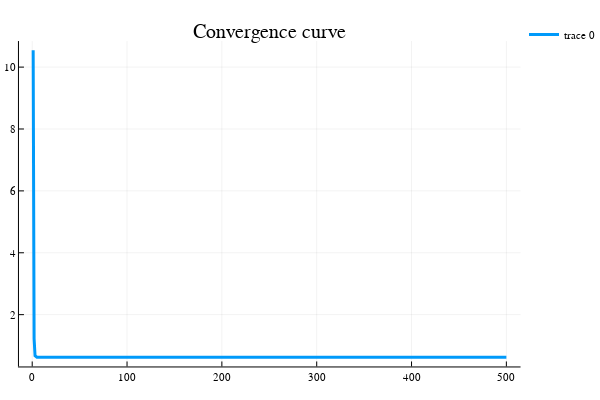

Notebook code cell kept with this figure:
### Code cell
#Initialisation
x = zeros(n, 1);
xbest = x;
i = 0;
fbest = 1000000; # $f_{best}^0$
histo = [];# Suite des itérés f_{best}^k 

alpha0 = 100;
itermax = 500;
beta = 0.5;

xp = x;
while i < itermax
    i = i + 1
    # Insérer votre code
    alphak = recherche_lineaire(alpha0, beta, xp, +Inf)
    #alphak = 1.e-2
    gradgk = gradg(xp, y, H, W)


    xp = proxh(xp - alphak * gradgk, lambda * alphak)

    fxp = evalf(xp, y, H, W, lambda)

    if fxp < fbest
        fbest = fxp
        xbest = xp
    end
    # Fin insérer code

    # Stockage
    append!(histo, fbest)
end
#histo
#Affichage des courbes de convergence
plotly();
iter = 1:itermax;
plot(iter, histo, title = "Convergence curve", label = ["f"], lw = 3)

### Figure 1 — Plotly figure (JSON) as saved in the notebook; plotly's stock layout.template omitted (floating-point values rounded to 4 significant figures; data arrays with more than 128 entries replaced by an {"elided": "..."} marker saying what was removed)
{"data": [{"colorbar": {"title": ""}, "legendgroup": ["f"], "line": {"color": "rgba(0, 154, 250, 1.000)", "dash": "solid", "shape": "linear", "width": 3}, "mode": "lines", "name": ["f"], "showlegend": true, "type": "scatter", "x": {"elided": "500 int values"}, "xaxis": "x1", "y": {"elided": "500 float values"}, "yaxis": "y1", "zmax": null, "zmin": null}], "layout": {"annotations": [{"font": {"color": "rgba(0, 0, 0, 1.000)", "family": "sans-serif", "size": 20}, "rotation": 0, "showarrow": false, "text": "Convergence curve", "x": 0.5148, "xanchor": "center", "xref": "paper", "y": 1, "yanchor": "top", "yref": "paper"}], "height": 400, "legend": {"bgcolor": "rgba(255, 255, 255, 1.000)", "bordercolor": "rgba(0, 0, 0, 1.000)", "font": {"color": "rgba(0, 0, 0, 1.000)", "family": "sans-serif", "size": 11}, "tracegroupgap": 0, "x": 1, "y": 1}, "margin": {"b": 20, "l": 0, "r": 0, "t": 20}, "paper_bgcolor": "rgba(255, 255, 255, 1.000)", "plot_bgcolor": "rgba(255, 255, 255, 1.000)", "showlegend": true, "width": 600, "xaxis": {"anchor": "y1", "domain": [0.03619, 0.9934], "gridcolor": "rgba(0, 0, 0, 0.100)", "gridwidth": 0.5, "linecolor": "rgba(0, 0, 0, 1.000)", "mirror": false, "range": [-13.97, 515.0], "showgrid": true, "showline": true, "showticklabels": true, "tickangle": 0, "tickcolor": "rgb(0, 0, 0)", "tickfont": {"color": "rgba(0, 0, 0, 1.000)", "family": "sans-serif", "size": 11}, "tickmode": "array", "ticks": "inside", "ticktext": ["0", "100", "200", "300", "400", "500"], "tickvals": [0, 100, 200, 300, 400, 500], "title": "", "titlefont": {"color": "rgba(0, 0, 0, 1.000)", "family": "sans-serif", "size": 15}, "type": "-", "visible": true, "zeroline": false, "zerolinecolor": "rgba(0, 0, 0, 1.000)"}, "yaxis": {"anchor": "x1", "domain": [0.03762, 0.9415], "gridcolor": "rgba(0, 0, 0, 0.100)", "gridwidth": 0.5, "linecolor": "rgba(0, 0, 0, 1.000)", "mirror": false, "range": [0.326, 10.84], "showgrid": true, "showline": true, "showticklabels": true, "tickangle": 0, "tickcolor": "rgb(0, 0, 0)", "tickfont": {"color": "rgba(0, 0, 0, 1.000)", "family": "sans-serif", "size": 11}, "tickmode": "array", "ticks": "inside", "ticktext": ["2", "4", "6", "8", "10"], "tickvals": [2, 4, 6, 8, 10], "title": "", "titlefont": {"color": "rgba(0, 0, 0, 1.000)", "family": "sans-serif", "size": 15}, "type": "-", "visible": true, "zeroline": false, "zerolinecolor": "rgba(0, 0, 0, 1.000)"}}}
